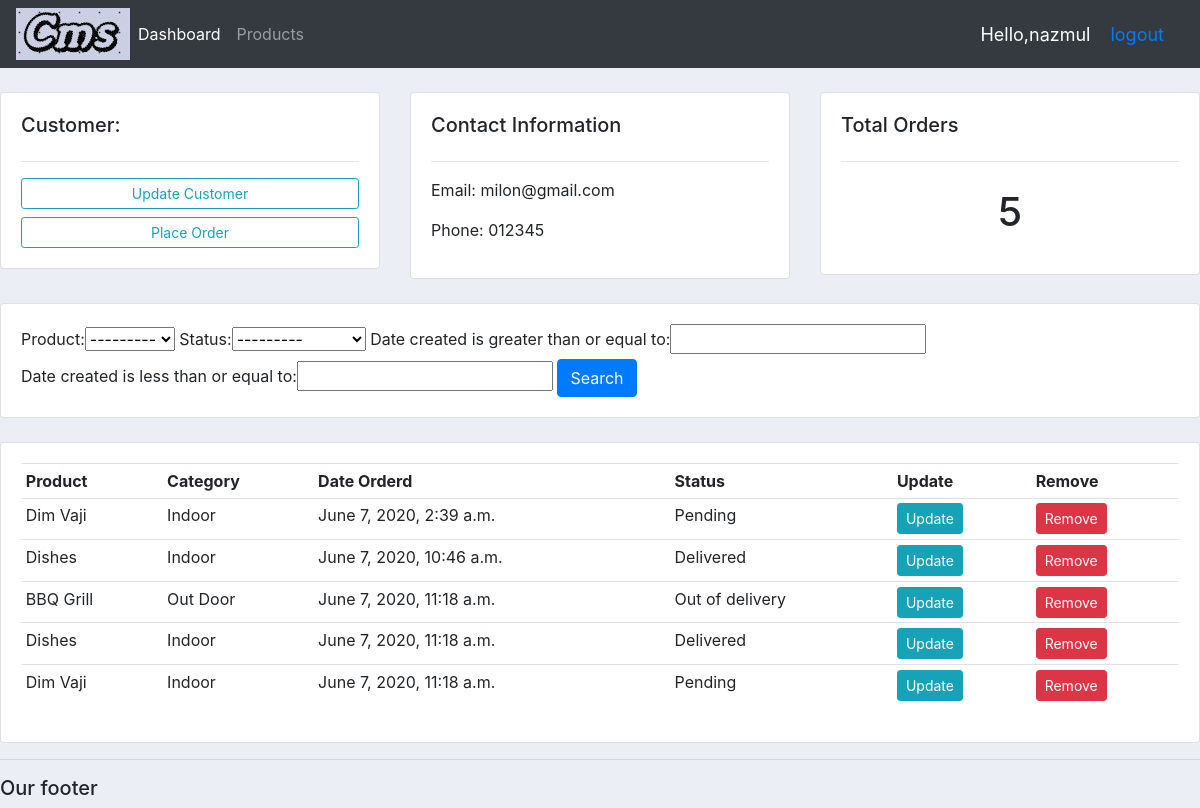
The app's page /customer/1/ (signed in) with its own data.
### accounts/models.py (models this page shows, shortened)
class Customer(models.Model):
    user = models.OneToOneField(User, null=True,blank=True, on_delete=models.CASCADE)
    name = models.CharField(max_length=50, null=True)
    phone = models.CharField(max_length=20, null=True)
    email = models.CharField(max_length=30, null=True)
    profile_pic = models.ImageField(default="default.png",null=True, blank=True)
    date_created = models.DateTimeField(auto_now_add=True, null=False)

class Order(models.Model):
    STATUS = (
        ('Pending','Pending'),
        ('Out of delivery', 'Out of delivery'),
        ('Delivered', 'Delivered'),
    )
    customer = models.ForeignKey(Customer, null=True, on_delete= models.SET_NULL)
    product = models.ForeignKey(Product, null=True, on_delete= models.SET_NULL)
    date_created = models.DateTimeField(auto_now_add=True, null=False)
    status = models.CharField(max_length=100, null=True, choices=STATUS)

class Product(models.Model):
    CATAGORY = (
        ('Indoor', 'Indoor'),
        ('Out Door', 'Out Door'),
    )
    name = models.CharField(max_length=50, null=True)
    price = models.FloatField(null=True)
    category = models.CharField(max_length=50, null=True, choices=CATAGORY)
    description = models.CharField(max_length=100, null=True, blank=True)
    date_created = models.DateTimeField(auto_now_add=True, null=False)
    tags = models.ManyToManyField(Tag)
    def __str__(self):
        return str(self.name)

### accounts/decorators.py (the view)
        def wrapper_func(request, *args, **kwargs):
            group = None
            if request.user.groups.exists():
                group = request.user.groups.all()[0].name
            if group in allowed_roles:
                return view_func(request, *args, **kwargs)
            else:
                return HttpResponse('You are not allow to view the page.')

### accounts/views.py (called while the page is built)
@login_required(login_url='login')
@allowed_users(allowed_roles=['admin'])
def customer(request, pk_tst):
    customer = Customer.objects.get(id = pk_tst)
    orders = customer.order_set.all()
    oreder_count = orders.count()
    myFilter = OrderFilter(request.GET, queryset=orders )
    orders = myFilter.qs
    context = {'customer':customer, 'orders':orders, 'oreder_count':oreder_count,'myFilter':myFilter}
    return render(request, 'accounts/customer.html', context)

### accounts/templates/accounts/customer.html
{% extends 'accounts/main.html' %}
{% block content %}
	<br>
<div class="row">
	<div class="col-md">
		<div class="card card-body">
			<h5 > Customer:</h5>
			<hr>
			<a class="btn btn-outline-info  btn-sm btn-block" href="">Update Customer</a>
			<a class="btn btn-outline-info  btn-sm btn-block" href="{% url 'create_order' customer.id %}">Place Order</a>
		</div>
	</div>
	<div class="col-md">
		<div class="card card-body">
			<h5>Contact Information</h5>
			<hr>
			<p>Email: {{ customer.email }}</p>
			<p>Phone: {{ customer.phone }} </p>
		</div>
	</div>
	<div class="col-md">
		<div class="card card-body">
			<h5>Total Orders</h5>
			<hr>
			<h1 style="text-align: center;padding: 10px">{{ oreder_count }}</h1>
		</div>
	</div>
</div>
<br>
<div class="row">
	<div class="col">
		<div class="card card-body">
			<form method="get">
				{{ myFilter.form }}
		    <button class="btn btn-primary" type="submit">Search</button>
		  </form>
		</div>
	</div>
</div>
<br>
<div class="row">
	<div class="col-md">
		<div class="card card-body">
			<table class="table table-sm">
				<tr>
					<th>Product</th>
					<th>Category</th>
					<th>Date Orderd</th>
					<th>Status</th>
					<th>Update</th>
					<th>Remove</th>
				</tr>
				{% for order in orders %}
				<tr>
					<td> {{ order.product }}</td>
					<td> {{ order.product.category }}</td>
					<td> {{ order.date_created}}</td>
					<td> {{ order.status}}</td>
					<td><a class="btn btn-sm btn-info" href="{% url 'update_order' order.id %}">Update</a></td>
					<td><a class="btn btn-sm btn-danger" href="{% url 'delete_order' order.id %}">Remove</a></td>
				</tr>
				{% endfor %}
			</table>
		</div>
	</div>
</div>
{% endblock %}

### accounts/templates/accounts/navbar.html (shortened to what this page needs)
{% load static %}
<nav class="navbar navbar-expand-lg navbar-dark bg-dark">
	<img src="{% static 'images/logo.jpg' %}" >
  <div class="collapse navbar-collapse" id="navbarNav">
    <ul class="navbar-nav">
		{% if request.user.is_staff %}
		  <li class="nav-item active">
			<a class="nav-link" href="{% url 'home' %}">Dashboard</a>
		  </li>
		  <li class="nav-item">
			<a class="nav-link" href="{% url 'products' %}">Products</a>
		  </li>
		{% else %}
			<li class="nav-item">
			<a class="nav-link" href="{% url 'account' %}">Settings</a>
		  </li>
		{% endif %}
    </ul>
  </div>
	<span class="hello-msg">Hello,{{ request.user }}</span>
	<span class="hello-msg"><a href="{% url 'logout' %}">logout</a></span>
</nav>

### static/css/main.css (style rules this page uses)
body { background-color: #ebeff5; }

### accounts/templates/accounts/navbar.html (style rules this page uses)
.hello-msg { font-size: 18px; color: #fff; margin-right: 20px; }

### records on screen
Customer: email "milon@gmail.com", phone "012345"
Order: product "Dim Vaji", product.category "Indoor", date_created "June 7, 2020, 2:39 a.m.", status "Pending"
Order: product "Dishes", product.category "Indoor", date_created "June 7, 2020, 10:46 a.m.", status "Delivered"
Order: product "BBQ Grill", product.category "Out Door", date_created "June 7, 2020, 11:18 a.m.", status "Out of delivery"
Order: product "Dishes", product.category "Indoor", date_created "June 7, 2020, 11:18 a.m.", status "Delivered"
Order: product "Dim Vaji", product.category "Indoor", date_created "June 7, 2020, 11:18 a.m.", status "Pending"

### other values on screen
{{ request.user }} "nazmul"
{{ oreder_count }} "5"
